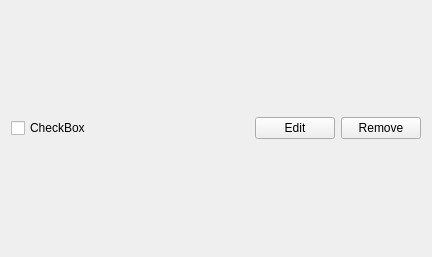
<?xml version="1.0" encoding="UTF-8"?>
<ui version="4.0">
 <class>Task</class>
 <widget class="QWidget" name="Task">
  <property name="geometry">
   <rect>
    <x>0</x>
    <y>0</y>
    <width>432</width>
    <height>257</height>
   </rect>
  </property>
  <property name="windowTitle">
   <string>Form</string>
  </property>
  <layout class="QHBoxLayout" name="horizontalLayout">
   <item>
    <widget class="QCheckBox" name="checkbox">
     <property name="text">
      <string>CheckBox</string>
     </property>
    </widget>
   </item>
   <item>
    <spacer name="horizontalSpacer">
     <property name="orientation">
      <enum>Qt::Horizontal</enum>
     </property>
     <property name="sizeHint" stdset="0">
      <size>
       <width>40</width>
       <height>20</height>
      </size>
     </property>
    </spacer>
   </item>
   <item>
    <widget class="QPushButton" name="edit_button">
     <property name="text">
      <string>Edit</string>
     </property>
    </widget>
   </item>
   <item>
    <widget class="QPushButton" name="remove_button">
     <property name="text">
      <string>Remove</string>
     </property>
    </widget>
   </item>
  </layout>
 </widget>
 <resources/>
 <connections/>
</ui>
